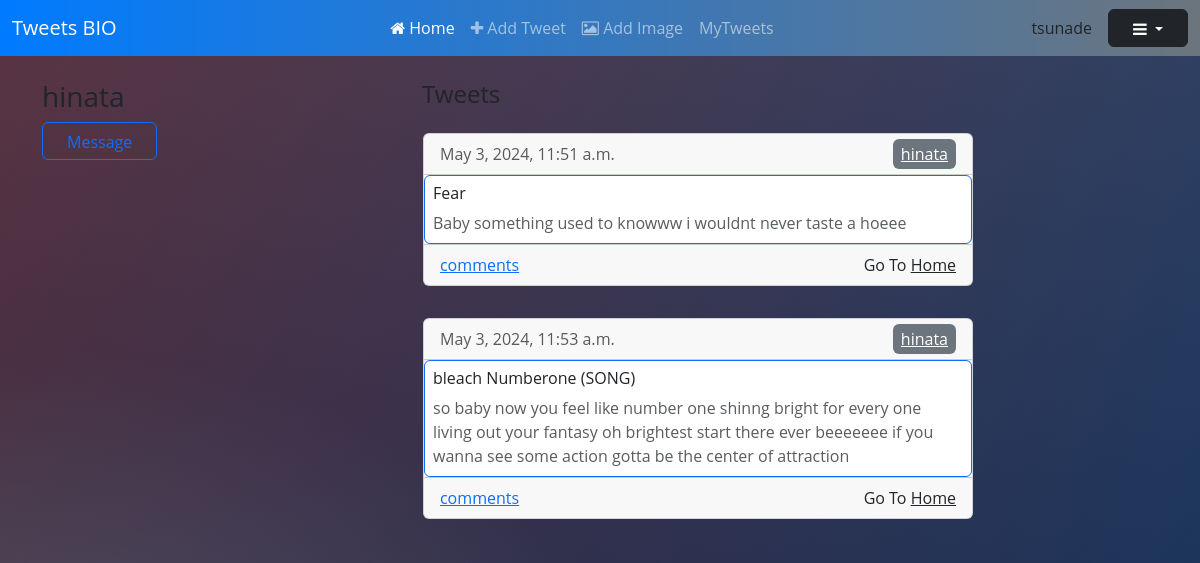
The app's page /profile/hinata/ (signed in), older data.
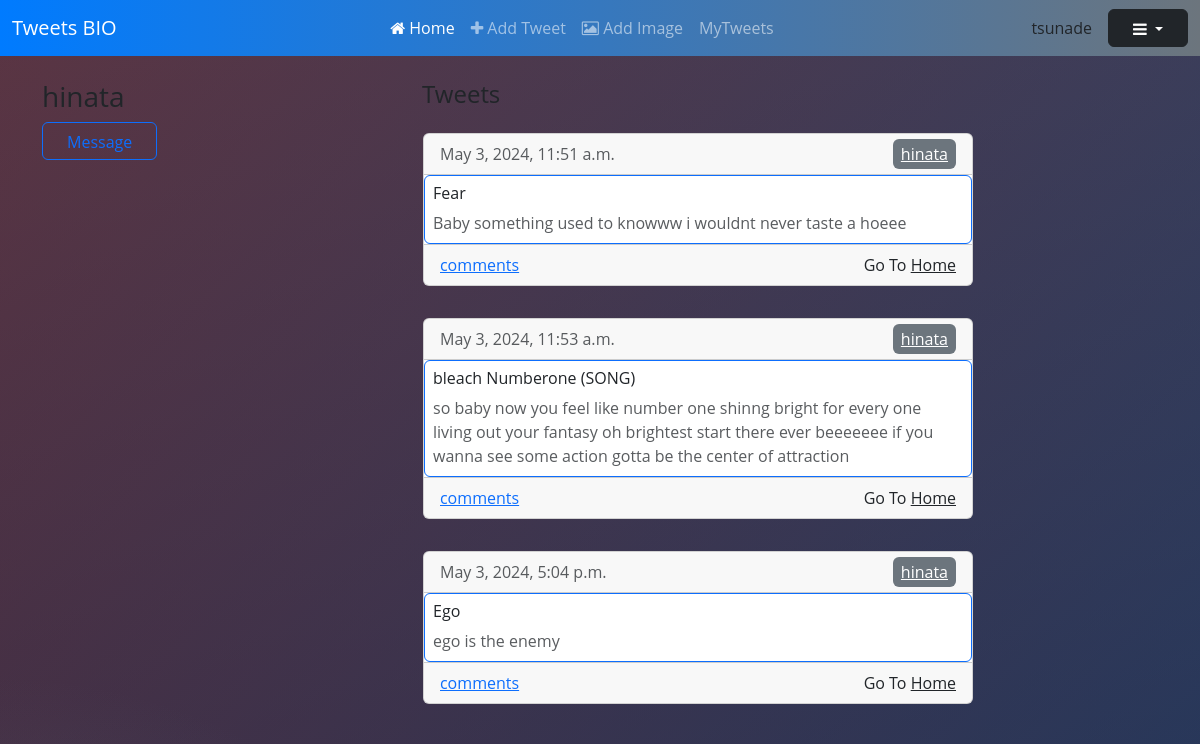
The same page, newer data.
### myapp/models.py (models this page shows, shortened)
class Tweets(models.Model):
    user = models.ForeignKey(User,on_delete=models.CASCADE)
    topic = models.CharField(max_length=50,null=False,blank=False)
    tweet = models.CharField(max_length=250,null=False,blank=False)
    pub_date = models.DateTimeField()

### myapp/views.py (the view)
# urls.py: path("profile/<username>/",show_profile,name="show_profile")
@login_required(login_url="login/")
def show_profile(request,username):
    queryset = Tweets.objects.filter(user__username = username)
    context = {"user_tweets":queryset,"page":"profile","profile_user":username}
    return render(request,"profile.html",context=context)

### myapp/templates/profile.html (shortened to what this page needs)
{% extends "base.html" %}
{% block navbar %}
<nav class="navbar navbar-expand-lg navbar-dark bg-dark">
  <div class="container-fluid">
    <a class="navbar-brand" href="/">Tweets BIO</a>
    <div class="collapse navbar-collapse" id="navbarNav">
      <ul class="navbar-nav mx-auto">
        <li class="nav-item">
          <a class="nav-link active" aria-current="page" href="{% url 'myapp:index_page' %}"><i class="fa fa-home"></i> Home</a>
        </li>
        <li class="nav-item">
          <a class="nav-link" href="{% url 'myapp:add_tweet_page' %}"><i class="fa fa-plus"></i> Add Tweet</a>
        </li>
        <li class="nav-item">
          <a class="nav-link" href="{% url 'myapp:add_image' %}"><i class="fa fa-image"></i> Add Image</a>
        </li>
        <li class="nav-item">
          <a class="nav-link" href="{% url 'myapp:all_tweets' request.user.username %}"></i>MyTweets</a>
        </li>
      </ul>
    </div>
    <div class="text-center me-3">
      <a class="nav-link font-weight-bold" href="#">{{request.user.username}}</a>
    </div>
    <div class="dropdown">
      <button class="btn btn-dark dropdown-toggle" type="button" id="dropdownMenuButton" aria-expanded="false">
        <i class="fa fa-bars"></i>
      </button>
    </div>
  </div>
</nav>
{% endblock navbar %}
{% block body %}
<div class="container mt-4">
    <div class="row">
      <div class="col-md-4">
        <h3>{{profile_user}}</h3>
        <button class="btn btn-outline-primary">Message</button>
      </div>
      <div class="col-md-8">
        <h4>Tweets</h4>
    <div class="col-lg-9" style="max-height: 600px; overflow-y: auto; scrollbar-width: none; -ms-overflow-style: none;">
      {% if user_tweets %}
        {% for element in user_tweets %}
          <div class="row">
            <div class="col-lg-12 border border-white border-top-0 border-bottom-0 rounded">
              <div class="card my-3">
                <div class="card-header d-flex justify-content-between align-items-center">
                  <span class="font-light text-muted">{{element.pub_date}}</span>
                  <div>
                    <a class="no-decoration px-2 py-1 bg-secondary text-white font-weight-bold rounded hover:bg-gray-500 mr-2 " href="{% url 'myapp:update_tweet' element.id %}">{{element.user.username}}</a>
                  </div>
                </div>
                <div class="card-body border border-primary rounded p-2">
                  <h2 class="card-title h6 text-dark">{{element.topic}}</h2>
                  <p class="card-text text-muted mb-0">{{element.tweet}}</p>
                </div>
                <div class="card-footer d-flex justify-content-between align-items-center">
                  <a class="text-primary" href="#">comments</a>
                  <div>
                  {% if page == "profile" %}
                  <p class="mb-0">Go To <a class="text-dark font-weight-bold" href="/">Home</a></p>
                  {% endif %}
                  </div>
                </div>
              </div>
            </div>
          </div>
        {% endfor %}
      {% endif %}
    </div>
        </div>
      </div>
    </div>
{% endblock body %}

Row changes from the older to the newer data that the page shows:
added Tweets: pub_date "May 3, 2024, 5:04 p.m.", user.username "hinata", topic "Ego", tweet "ego is the enemy"
